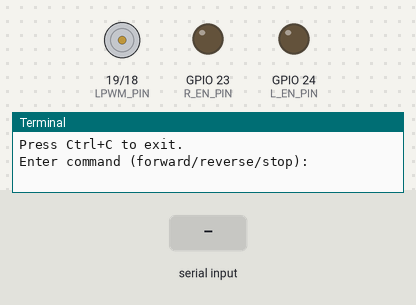
The program below on a simulated Raspberry Pi (BCM pin numbers). Parts: motor-driver pin pairs drawn as motors (green arrow = first pin HIGH = forward, orange = second pin HIGH = backward, longer = more drive), output pins drawn as LEDs (lit = HIGH), the last lines printed to the terminal. The test bench sets the inputs (shaded band).

Above: at 1.2 s.
1.3 s: "forward" typed at the terminal, then Enter
2.8 s: "5" typed at the terminal, then Enter
At 3.2 s:
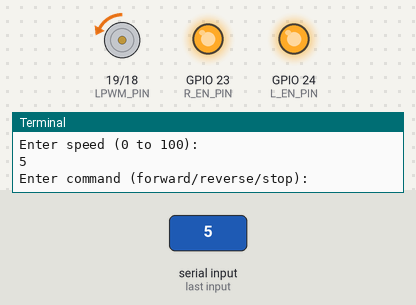
4.3 s: "stop" typed at the terminal, then Enter
At 5.5 s:
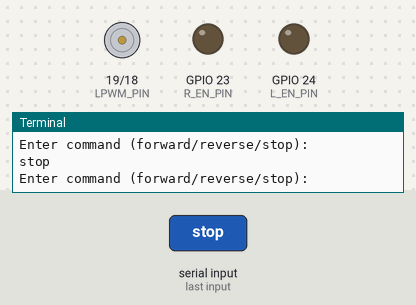
Timing chart, 0 to 7.3 s (numbered marks = the images above; inputs shaded):
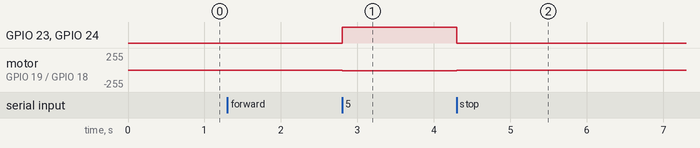

Measured:
- after the input at 2.8 s, GPIO 23 (R_EN_PIN), GPIO 24 (L_EN_PIN): LOW → HIGH at once; motor on GPIO 19 (LPWM_PIN) / GPIO 18 (RPWM_PIN): stopped → backward 13/255 at once
- after the input at 4.3 s, GPIO 23 (R_EN_PIN), GPIO 24 (L_EN_PIN): HIGH → LOW at once; motor on GPIO 19 (LPWM_PIN) / GPIO 18 (RPWM_PIN): backward 13/255 → stopped at once

The program:

main_copy.py
```python
import RPi.GPIO as GPIO
import time

# Define GPIO pins for motor control
RPWM_PIN = 18  # Pin 12, PWM0
LPWM_PIN = 19  # Pin 35, PWM1
R_EN_PIN = 23  # Pin 16
L_EN_PIN = 24  # Pin 18

# Setup GPIO mode
GPIO.setmode(GPIO.BCM)  # Use Broadcom pin numbering
GPIO.setup(RPWM_PIN, GPIO.OUT)
GPIO.setup(LPWM_PIN, GPIO.OUT)
GPIO.setup(R_EN_PIN, GPIO.OUT)
GPIO.setup(L_EN_PIN, GPIO.OUT)

# Set up PWM on the RPWM and LPWM pins
RIGHT_PWM = GPIO.PWM(RPWM_PIN, 1000)  # 1 kHz frequency
LEFT_PWM = GPIO.PWM(LPWM_PIN, 1000)   # 1 kHz frequency

# Start with 0% duty cycle (off)
RIGHT_PWM.start(0)
LEFT_PWM.start(0)

def motor_control(direction, speed):
    """
    Controls the motor direction and speed.
    :param direction: 'forward', 'reverse', or 'stop'
    :param speed: Speed as a percentage (0 to 100)
    """
    if direction == "forward":
        GPIO.output(R_EN_PIN, GPIO.HIGH)
        GPIO.output(L_EN_PIN, GPIO.HIGH)
        RIGHT_PWM.ChangeDutyCycle(speed)
        LEFT_PWM.ChangeDutyCycle(0)
    elif direction == "reverse":
        GPIO.output(R_EN_PIN, GPIO.HIGH)
        GPIO.output(L_EN_PIN, GPIO.HIGH)
        RIGHT_PWM.ChangeDutyCycle(0)
        LEFT_PWM.ChangeDutyCycle(speed)
    elif direction == "stop":
        GPIO.output(R_EN_PIN, GPIO.LOW)
        GPIO.output(L_EN_PIN, GPIO.LOW)
        RIGHT_PWM.ChangeDutyCycle(0)
        LEFT_PWM.ChangeDutyCycle(0)
    else:
        print("Invalid direction! Use 'forward', 'reverse', or 'stop'.")

try:
    print("Press Ctrl+C to exit.")
    while True:
        command = input("Enter command (forward/reverse/stop): ").strip().lower()
        if command in ["forward", "reverse"]:
            speed = int(input("Enter speed (0 to 100): "))
            if 0 <= speed <= 100:
                motor_control(command, speed)
            else:
                print("Speed must be between 0 and 100.")
        elif command == "stop":
            motor_control("stop", 0)
        else:
            print("Invalid command.")

except KeyboardInterrupt:
    print("\nExiting program.")

finally:
    # Clean up GPIO settings
    RIGHT_PWM.stop()
    LEFT_PWM.stop()
    GPIO.cleanup()
```
